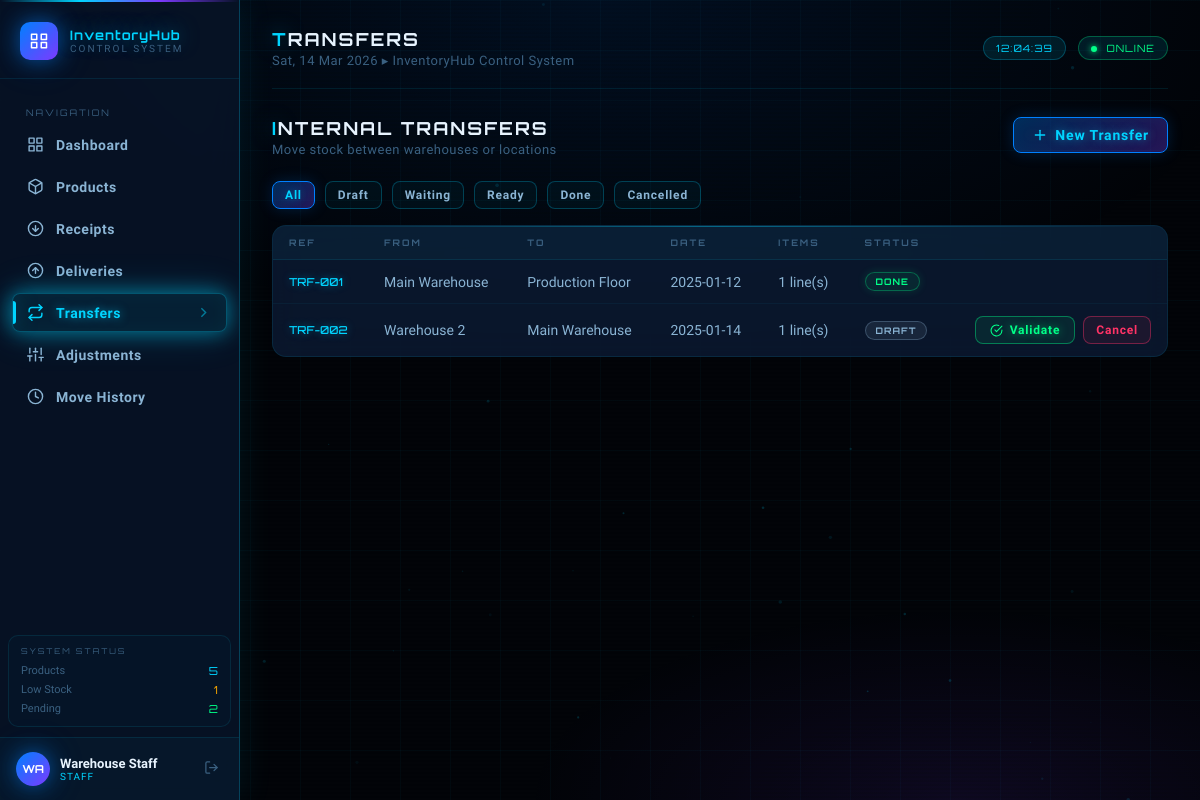
The page /pages/transfers.php (signed in) on the database its author committed.
### tables this page shows
CREATE TABLE transfers (
    id              INT AUTO_INCREMENT PRIMARY KEY,
    ref_code        VARCHAR(20) NOT NULL UNIQUE,
    from_warehouse  VARCHAR(100) NOT NULL,
    to_warehouse    VARCHAR(100) NOT NULL,
    transfer_date   DATE NOT NULL,
    status          ENUM('draft','waiting','ready','done','cancelled') DEFAULT 'draft',
    notes           TEXT,
    created_at      DATETIME DEFAULT CURRENT_TIMESTAMP
);

### pages/transfers.php (the view, shortened to what this page needs)
<?php
require_once __DIR__ . '/../includes/config.php';
$statusFilt = $_GET['status'] ?? '';
$where = $statusFilt ? "WHERE t.status = '" . $conn->real_escape_string($statusFilt) . "'" : '';
$transfers = $conn->query("
    SELECT t.*, COUNT(ti.id) AS item_count
    FROM transfers t
    LEFT JOIN transfer_items ti ON ti.transfer_id = t.id
    $where
    GROUP BY t.id ORDER BY t.created_at DESC
")->fetch_all(MYSQLI_ASSOC);
include __DIR__ . '/../includes/header.php';
?>
<div class="page-header" style="display:flex;align-items:flex-start;justify-content:space-between;margin-bottom:24px;gap:16px;">
  <div class="page-header-left"><div class="page-title"><span>I</span>nternal Transfers</div><div class="page-subtitle">Move stock between warehouses or locations</div></div>
  <button class="btn btn-primary" data-modal-open="transferModal">
    <i data-feather="plus"></i> New Transfer
  </button>
</div>
<div class="filters-bar">
  <?php foreach (['', 'draft', 'waiting', 'ready', 'done', 'cancelled'] as $s): ?>
    <a href="?status=<?= $s ?>" class="btn btn-sm <?= ($statusFilt === $s) ? 'btn-primary' : 'btn-secondary' ?>">
      <?= $s === '' ? 'All' : ucfirst($s) ?>
    </a>
  <?php endforeach; ?>
</div>
<div class="glass-panel">
  <div class="table-wrap">
    <table>
      <thead>
        <tr><th>Ref</th><th>From</th><th>To</th><th>Date</th><th>Items</th><th>Status</th><th></th></tr>
      </thead>
      <tbody>
        <?php foreach ($transfers as $t): ?>
        <tr>
          <td class="td-mono"><?= e($t['ref_code']) ?></td>
          <td><?= e($t['from_warehouse']) ?></td>
          <td><?= e($t['to_warehouse']) ?></td>
          <td><?= e($t['transfer_date']) ?></td>
          <td><?= $t['item_count'] ?> line(s)</td>
          <td><?= badge($t['status']) ?></td>
          <td>
            <div class="flex gap-8" style="justify-content:flex-end;">
              <?php if ($t['status'] !== 'done' && $t['status'] !== 'cancelled'): ?>
              <form method="POST" style="display:inline;">
                <button type="submit" class="btn btn-success"
                  data-confirm="Validate transfer <?= e($t['ref_code']) ?>?">
                  <i data-feather="check-circle" style="width:13px;height:13px;"></i> Validate
                </button>
              </form>
              <form method="POST" style="display:inline;">
                <button type="submit" class="btn btn-danger btn-sm"
                  data-confirm="Cancel transfer <?= e($t['ref_code']) ?>?">Cancel</button>
              </form>
              <?php endif; ?>
            </div>
          </td>
        </tr>
        <?php endforeach; ?>
      </tbody>
    </table>
  </div>
</div>
<?php
include __DIR__ . '/../includes/footer.php';
?>

### includes/config.php (shortened to what this page needs)
<?php
function e($s) { return htmlspecialchars($s ?? '', ENT_QUOTES, 'UTF-8'); }
function badge($status) {
    $map = [
        'draft'     => 'badge-draft',
        'waiting'   => 'badge-waiting',
        'ready'     => 'badge-ready',
        'done'      => 'badge-done',
        'cancelled' => 'badge-cancelled',
    ];
    $cls = $map[$status] ?? 'badge-draft';
    return '<span class="badge ' . $cls . '">' . e($status) . '</span>';
}

### rows shown on the page
transfers: ref_code "TRF-001", from_warehouse "Main Warehouse", to_warehouse "Production Floor", transfer_date "2025-01-12", item_count "1", status "DONE"
transfers: ref_code "TRF-002", from_warehouse "Warehouse 2", to_warehouse "Main Warehouse", transfer_date "2025-01-14", item_count "1", status "DRAFT"

### other values the page prints
APP_NAME "InventoryHub"
$item['label'] "Dashboard"
$item['label'] "Products"
$item['label'] "Receipts"
$item['label'] "Deliveries"
$item['label'] "Transfers"
$item['label'] "Adjustments"
$item['label'] "Move History"
$totalProd "5"
$lowStock "1"
$pending "2"
substr($_SESSION['user_name'] ?? 'U', 0, 2) "WA"
$_SESSION['user_name'] "Warehouse Staff"
$_SESSION['user_role'] "STAFF"
substr($currentPage,0,1) "T"
